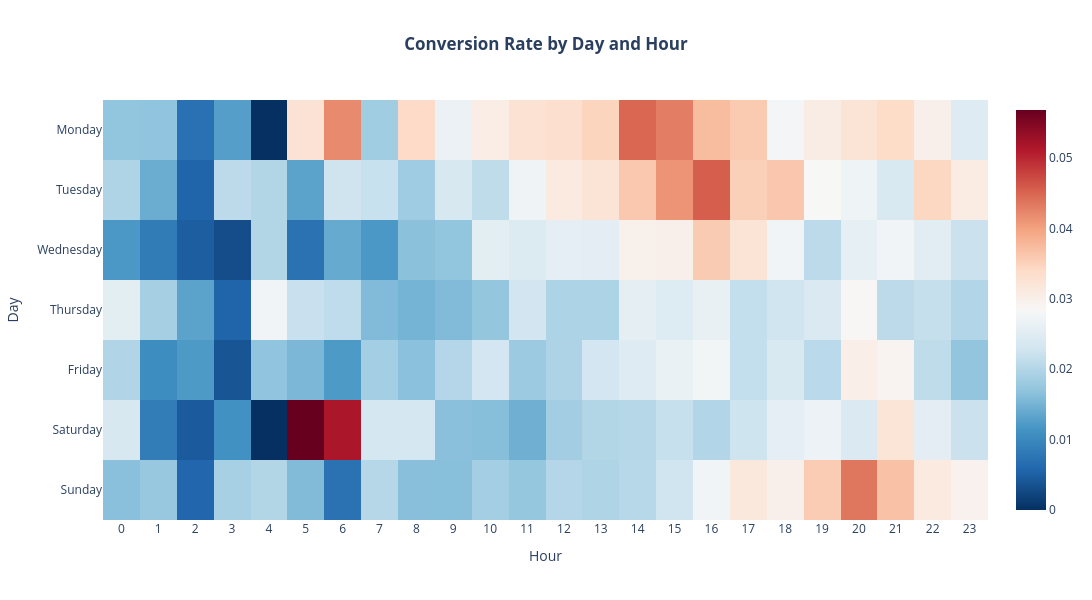

Notebook source saved alongside this figure:
### Markdown cell above
## Extended Analysis: When Should Ads Be Shown?

While the primary analysis confirms the ad variant drives higher conversion, 
a secondary question is equally relevant for campaign optimization: 
**are there specific days or hours where the ad effect is strongest?**

### Code cell
day_order = [  'Monday', 'Tuesday', 'Wednesday', 'Thursday', 'Friday', 'Saturday', 'Sunday' ][::-1]

df['most_ads_day'] = pd.Categorical(df['most_ads_day'], categories=day_order, ordered=True)

ad_df = df[df['test_group'] == 'ad']

pivot = ad_df.pivot_table(
    values='converted',
    index='most_ads_day',
    columns='most_ads_hour',
    aggfunc='mean'
)


import plotly.graph_objects as go

fig = go.Figure(data=go.Heatmap(
    z=pivot.values,
    x=pivot.columns,
    y=pivot.index,
    colorscale="RdBu_r",
    hovertemplate=
        "Day: %{y}<br>" +
        "Hour: %{x}<br>" +
        "Conversion: %{z:.2%}<extra></extra>"
))

fig.update_layout(
    title=dict(
        text="<b>Conversion Rate by Day and Hour</b>",
        x=0.5
    ),

    xaxis=dict(
        title="Hour",
        tickmode='array',
        tickvals=pivot.columns   # show every hour
    ),

    yaxis=dict(
        title="Day"
    ),

    template="plotly_white",
    width=1300,
    height=600
)

fig.show()

### Figure 1 — Plotly figure (JSON) as saved in the notebook; plotly's stock layout.template omitted (floating-point values rounded to 4 significant figures; data arrays with more than 128 entries replaced by an {"elided": "..."} marker saying what was removed)
{"data": [{"colorscale": [[0, "rgb(5,48,97)"], [0.1, "rgb(33,102,172)"], [0.2, "rgb(67,147,195)"], [0.3, "rgb(146,197,222)"], [0.4, "rgb(209,229,240)"], [0.5, "rgb(247,247,247)"], [0.6, "rgb(253,219,199)"], [0.7, "rgb(244,165,130)"], [0.8, "rgb(214,96,77)"], [0.9, "rgb(178,24,43)"], [1, "rgb(103,0,31)"]], "hovertemplate": "Day: %{y}<br>Hour: %{x}<br>Conversion: %{z:.2%}<extra></extra>", "type": "heatmap", "x": [0, 1, 2, 3, 4, 5, 6, 7, 8, 9, 10, 11, 12, 13, 14, 15, 16, 17, 18, 19, 20, 21, 22, 23], "y": ["Sunday", "Saturday", "Friday", "Thursday", "Wednesday", "Tuesday", "Monday"], "z": {"elided": "7x24 float values"}}], "layout": {"height": 600, "title": {"text": "<b>Conversion Rate by Day and Hour</b>", "x": 0.5}, "width": 1300, "xaxis": {"tickmode": "array", "tickvals": [0, 1, 2, 3, 4, 5, 6, 7, 8, 9, 10, 11, 12, 13, 14, 15, 16, 17, 18, 19, 20, 21, 22, 23], "title": {"text": "Hour"}}, "yaxis": {"title": {"text": "Day"}}}}
